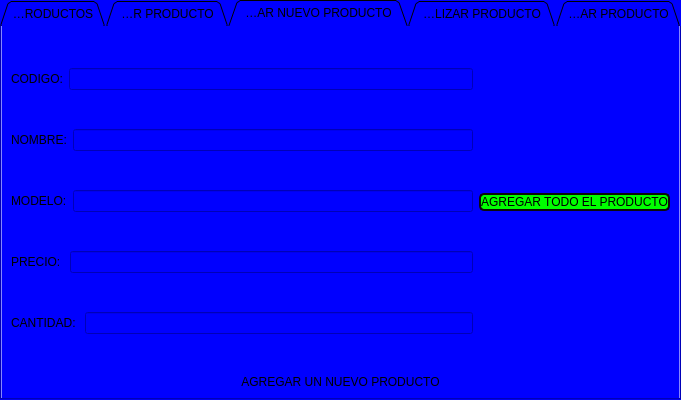
<?xml version="1.0" encoding="UTF-8"?>
<ui version="4.0">
 <class>Form</class>
 <widget class="QWidget" name="Form">
  <property name="geometry">
   <rect>
    <x>0</x>
    <y>0</y>
    <width>681</width>
    <height>400</height>
   </rect>
  </property>
  <property name="minimumSize">
   <size>
    <width>681</width>
    <height>400</height>
   </size>
  </property>
  <property name="maximumSize">
   <size>
    <width>681</width>
    <height>400</height>
   </size>
  </property>
  <property name="windowTitle">
   <string>REGISTRO DE PRODUCTOS</string>
  </property>
  <property name="styleSheet">
   <string notr="true">background-color: rgb(0, 0, 255);</string>
  </property>
  <widget class="QTabWidget" name="pantalla">
   <property name="geometry">
    <rect>
     <x>0</x>
     <y>0</y>
     <width>681</width>
     <height>400</height>
    </rect>
   </property>
   <property name="minimumSize">
    <size>
     <width>681</width>
     <height>400</height>
    </size>
   </property>
   <property name="styleSheet">
    <string notr="true">color: rgb(0, 0, 0);
background-color: rgb(255, 255, 255);

QPushButton{
	border: 2px solid #8f8f91;  /* Define el color del borde y el grosor */
    border-radius: 10px;  /* Define el radio del borde, cuanto mayor el número, más redondeado */
}

QLabel{
	font: 16pt &quot;MS Shell Dlg 2&quot;;
}

</string>
   </property>
   <property name="tabPosition">
    <enum>QTabWidget::North</enum>
   </property>
   <property name="tabShape">
    <enum>QTabWidget::Triangular</enum>
   </property>
   <property name="currentIndex">
    <number>2</number>
   </property>
   <property name="iconSize">
    <size>
     <width>16</width>
     <height>16</height>
    </size>
   </property>
   <property name="elideMode">
    <enum>Qt::ElideLeft</enum>
   </property>
   <property name="usesScrollButtons">
    <bool>true</bool>
   </property>
   <property name="movable">
    <bool>false</bool>
   </property>
   <widget class="QWidget" name="todos_los_productos">
    <property name="statusTip">
     <string/>
    </property>
    <property name="styleSheet">
     <string notr="true"/>
    </property>
    <attribute name="title">
     <string>VER PRODUCTOS</string>
    </attribute>
    <layout class="QVBoxLayout" name="verticalLayout_7">
     <item>
      <layout class="QHBoxLayout" name="horizontalLayout_3">
       <item>
        <widget class="QTableWidget" name="tabla_productos">
         <property name="rowCount">
          <number>0</number>
         </property>
         <property name="columnCount">
          <number>5</number>
         </property>
         <column>
          <property name="text">
           <string>Codigo</string>
          </property>
          <property name="font">
           <font>
            <weight>75</weight>
            <bold>true</bold>
           </font>
          </property>
          <property name="textAlignment">
           <set>AlignCenter</set>
          </property>
          <property name="background">
           <color>
            <red>255</red>
            <green>0</green>
            <blue>191</blue>
           </color>
          </property>
         </column>
         <column>
          <property name="text">
           <string>Nombre</string>
          </property>
          <property name="font">
           <font>
            <weight>75</weight>
            <bold>true</bold>
           </font>
          </property>
          <property name="textAlignment">
           <set>AlignCenter</set>
          </property>
          <property name="background">
           <color>
            <red>85</red>
            <green>255</green>
            <blue>127</blue>
           </color>
          </property>
         </column>
         <column>
          <property name="text">
           <string>Modelo</string>
          </property>
          <property name="font">
           <font>
            <weight>75</weight>
            <bold>true</bold>
           </font>
          </property>
          <property name="textAlignment">
           <set>AlignCenter</set>
          </property>
          <property name="background">
           <color>
            <red>255</red>
            <green>248</green>
            <blue>53</blue>
           </color>
          </property>
         </column>
         <column>
          <property name="text">
           <string>Precio</string>
          </property>
          <property name="font">
           <font>
            <weight>75</weight>
            <bold>true</bold>
           </font>
          </property>
          <property name="textAlignment">
           <set>AlignCenter</set>
          </property>
          <property name="background">
           <color>
            <red>0</red>
            <green>170</green>
            <blue>127</blue>
           </color>
          </property>
         </column>
         <column>
          <property name="text">
           <string>Cantidad</string>
          </property>
          <property name="font">
           <font>
            <weight>75</weight>
            <bold>true</bold>
           </font>
          </property>
          <property name="textAlignment">
           <set>AlignCenter</set>
          </property>
          <property name="background">
           <color>
            <red>255</red>
            <green>170</green>
            <blue>0</blue>
           </color>
          </property>
         </column>
        </widget>
       </item>
       <item>
        <layout class="QVBoxLayout" name="verticalLayout_5">
         <item>
          <spacer name="verticalSpacer">
           <property name="orientation">
            <enum>Qt::Vertical</enum>
           </property>
           <property name="sizeHint" stdset="0">
            <size>
             <width>20</width>
             <height>40</height>
            </size>
           </property>
          </spacer>
         </item>
         <item>
          <widget class="QPushButton" name="bt_refrescar">
           <property name="minimumSize">
            <size>
             <width>0</width>
             <height>0</height>
            </size>
           </property>
           <property name="styleSheet">
            <string notr="true">background-color: rgb(255, 255, 255);
color: rgb(0, 0, 0);
font: 75 10pt &quot;MS Shell Dlg 2&quot;;

border: 2px solid #0b0b0b;  /* Define el color del borde y el grosor */
border-radius: 5px;  /* Define el radio del borde, cuanto mayor el número, más redondeado */
</string>
           </property>
           <property name="text">
            <string>REFRESCAR</string>
           </property>
          </widget>
         </item>
         <item>
          <spacer name="verticalSpacer_2">
           <property name="orientation">
            <enum>Qt::Vertical</enum>
           </property>
           <property name="sizeHint" stdset="0">
            <size>
             <width>20</width>
             <height>40</height>
            </size>
           </property>
          </spacer>
         </item>
        </layout>
       </item>
      </layout>
     </item>
     <item>
      <widget class="QLabel" name="label_14">
       <property name="styleSheet">
        <string notr="true">font: 16pt &quot;MS Shell Dlg 2&quot;;</string>
       </property>
       <property name="text">
        <string>VER TODOS LOS PRODUCTOS</string>
       </property>
       <property name="alignment">
        <set>Qt::AlignCenter</set>
       </property>
       <property name="textInteractionFlags">
        <set>Qt::NoTextInteraction</set>
       </property>
      </widget>
     </item>
    </layout>
   </widget>
   <widget class="QWidget" name="buscar_producto">
    <attribute name="title">
     <string>BUSCAR PRODUCTO</string>
    </attribute>
    <layout class="QVBoxLayout" name="verticalLayout_6">
     <item>
      <layout class="QHBoxLayout" name="horizontalLayout_4">
       <item>
        <widget class="QLabel" name="label_Nombre_de_producto">
         <property name="text">
          <string>NOMBRE DEL PRODUCTO</string>
         </property>
        </widget>
       </item>
       <item>
        <widget class="QLineEdit" name="codigoB">
         <property name="text">
          <string/>
         </property>
        </widget>
       </item>
       <item>
        <widget class="QPushButton" name="bt_buscar">
         <property name="styleSheet">
          <string notr="true">background-color: rgb(255, 255, 255);
color: rgb(0, 0, 0);
font: 75 10pt &quot;MS Shell Dlg 2&quot;;
border: 2px solid #0b0b0b;  /* Define el color del borde y el grosor */
border-radius: 5px;  /* Define el radio del borde, cuanto mayor el número, más redondeado */</string>
         </property>
         <property name="text">
          <string>BUSCAR</string>
         </property>
        </widget>
       </item>
      </layout>
     </item>
     <item>
      <widget class="QTableWidget" name="tabla_buscar">
       <property name="rowCount">
        <number>0</number>
       </property>
       <property name="columnCount">
        <number>5</number>
       </property>
       <column>
        <property name="text">
         <string>Codigo</string>
        </property>
        <property name="font">
         <font>
          <weight>75</weight>
          <bold>true</bold>
         </font>
        </property>
        <property name="textAlignment">
         <set>AlignCenter</set>
        </property>
        <property name="background">
         <color>
          <red>255</red>
          <green>0</green>
          <blue>191</blue>
         </color>
        </property>
       </column>
       <column>
        <property name="text">
         <string>Nombre</string>
        </property>
        <property name="font">
         <font>
          <weight>75</weight>
          <bold>true</bold>
         </font>
        </property>
        <property name="textAlignment">
         <set>AlignCenter</set>
        </property>
        <property name="background">
         <color>
          <red>85</red>
          <green>255</green>
          <blue>127</blue>
         </color>
        </property>
       </column>
       <column>
        <property name="text">
         <string>Modelo</string>
        </property>
        <property name="font">
         <font>
          <weight>75</weight>
          <bold>true</bold>
         </font>
        </property>
        <property name="textAlignment">
         <set>AlignCenter</set>
        </property>
        <property name="background">
         <color>
          <red>255</red>
          <green>248</green>
          <blue>53</blue>
         </color>
        </property>
       </column>
       <column>
        <property name="text">
         <string>Precio</string>
        </property>
        <property name="font">
         <font>
          <weight>75</weight>
          <bold>true</bold>
         </font>
        </property>
        <property name="textAlignment">
         <set>AlignCenter</set>
        </property>
        <property name="background">
         <color>
          <red>0</red>
          <green>170</green>
          <blue>127</blue>
         </color>
        </property>
       </column>
       <column>
        <property name="text">
         <string>Cantidad</string>
        </property>
        <property name="font">
         <font>
          <weight>75</weight>
          <bold>true</bold>
         </font>
        </property>
        <property name="textAlignment">
         <set>AlignCenter</set>
        </property>
        <property name="background">
         <color>
          <red>255</red>
          <green>170</green>
          <blue>0</blue>
         </color>
        </property>
       </column>
      </widget>
     </item>
     <item>
      <widget class="QLabel" name="label_15">
       <property name="styleSheet">
        <string notr="true">font: 16pt &quot;MS Shell Dlg 2&quot;;</string>
       </property>
       <property name="text">
        <string>BUSCAR UN PRODUCTO</string>
       </property>
       <property name="alignment">
        <set>Qt::AlignCenter</set>
       </property>
      </widget>
     </item>
    </layout>
   </widget>
   <widget class="QWidget" name="add_producto">
    <attribute name="title">
     <string>AGREGAR NUEVO PRODUCTO</string>
    </attribute>
    <layout class="QVBoxLayout" name="verticalLayout_2">
     <item>
      <layout class="QHBoxLayout" name="horizontalLayout_13">
       <item>
        <layout class="QVBoxLayout" name="verticalLayout">
         <item>
          <layout class="QHBoxLayout" name="horizontalLayout">
           <item>
            <widget class="QLabel" name="label_2">
             <property name="text">
              <string>CODIGO:</string>
             </property>
            </widget>
           </item>
           <item>
            <widget class="QLineEdit" name="codigoA"/>
           </item>
          </layout>
         </item>
         <item>
          <layout class="QHBoxLayout" name="horizontalLayout_5">
           <item>
            <widget class="QLabel" name="label_3">
             <property name="text">
              <string>NOMBRE:</string>
             </property>
            </widget>
           </item>
           <item>
            <widget class="QLineEdit" name="nombreA"/>
           </item>
          </layout>
         </item>
         <item>
          <layout class="QHBoxLayout" name="horizontalLayout_6">
           <item>
            <widget class="QLabel" name="label_4">
             <property name="text">
              <string>MODELO:</string>
             </property>
            </widget>
           </item>
           <item>
            <widget class="QLineEdit" name="modeloA"/>
           </item>
          </layout>
         </item>
         <item>
          <layout class="QHBoxLayout" name="horizontalLayout_7">
           <item>
            <widget class="QLabel" name="label_5">
             <property name="text">
              <string>PRECIO: </string>
             </property>
            </widget>
           </item>
           <item>
            <widget class="QLineEdit" name="precioA"/>
           </item>
          </layout>
         </item>
         <item>
          <layout class="QHBoxLayout" name="horizontalLayout_12">
           <item>
            <widget class="QLabel" name="label_6">
             <property name="text">
              <string>CANTIDAD: </string>
             </property>
            </widget>
           </item>
           <item>
            <widget class="QLineEdit" name="cantidadA"/>
           </item>
          </layout>
         </item>
        </layout>
       </item>
       <item>
        <layout class="QVBoxLayout" name="verticalLayout_8">
         <item>
          <spacer name="verticalSpacer_5">
           <property name="orientation">
            <enum>Qt::Vertical</enum>
           </property>
           <property name="sizeHint" stdset="0">
            <size>
             <width>20</width>
             <height>40</height>
            </size>
           </property>
          </spacer>
         </item>
         <item>
          <widget class="QPushButton" name="bt_agregar">
           <property name="styleSheet">
            <string notr="true">font: 75 10pt &quot;MS Shell Dlg 2&quot;;
background-color: rgb(0, 255, 0);
color: rgb(0, 0, 0);

border: 2px solid #0b0b0b;  /* Define el color del borde y el grosor */
border-radius: 5px;  /* Define el radio del borde, cuanto mayor el número, más redondeado */</string>
           </property>
           <property name="text">
            <string>AGREGAR TODO EL PRODUCTO</string>
           </property>
          </widget>
         </item>
         <item>
          <spacer name="verticalSpacer_6">
           <property name="orientation">
            <enum>Qt::Vertical</enum>
           </property>
           <property name="sizeHint" stdset="0">
            <size>
             <width>20</width>
             <height>40</height>
            </size>
           </property>
          </spacer>
         </item>
        </layout>
       </item>
      </layout>
     </item>
     <item>
      <widget class="QLabel" name="l_agregar_producto_nuevo">
       <property name="styleSheet">
        <string notr="true">font: 16pt &quot;MS Shell Dlg 2&quot;;</string>
       </property>
       <property name="text">
        <string>AGREGAR UN NUEVO PRODUCTO</string>
       </property>
       <property name="alignment">
        <set>Qt::AlignCenter</set>
       </property>
      </widget>
     </item>
    </layout>
   </widget>
   <widget class="QWidget" name="mod_producto">
    <attribute name="title">
     <string>ACTUALIZAR PRODUCTO</string>
    </attribute>
    <layout class="QVBoxLayout" name="verticalLayout_10">
     <item>
      <layout class="QHBoxLayout" name="horizontalLayout_8">
       <item>
        <widget class="QLabel" name="label_13">
         <property name="text">
          <string>INGRESE EL CÓDIGO DEL PRODUCTO</string>
         </property>
        </widget>
       </item>
       <item>
        <widget class="QLineEdit" name="id_producto"/>
       </item>
       <item>
        <widget class="QPushButton" name="id_buscar">
         <property name="styleSheet">
          <string notr="true">background-color: rgb(255, 255, 255);</string>
         </property>
         <property name="text">
          <string>BUSCAR</string>
         </property>
        </widget>
       </item>
      </layout>
     </item>
     <item>
      <layout class="QHBoxLayout" name="horizontalLayout_9">
       <item>
        <layout class="QHBoxLayout" name="horizontalLayout_2">
         <item>
          <layout class="QVBoxLayout" name="verticalLayout_4">
           <property name="spacing">
            <number>0</number>
           </property>
           <property name="sizeConstraint">
            <enum>QLayout::SetDefaultConstraint</enum>
           </property>
           <property name="leftMargin">
            <number>2</number>
           </property>
           <property name="topMargin">
            <number>0</number>
           </property>
           <property name="rightMargin">
            <number>0</number>
           </property>
           <property name="bottomMargin">
            <number>0</number>
           </property>
           <item>
            <widget class="QLabel" name="label_7">
             <property name="text">
              <string>CODIGO:</string>
             </property>
            </widget>
           </item>
           <item>
            <widget class="QLabel" name="label_8">
             <property name="text">
              <string>NOMBRE:</string>
             </property>
            </widget>
           </item>
           <item>
            <widget class="QLabel" name="label_9">
             <property name="text">
              <string>MODELO:</string>
             </property>
            </widget>
           </item>
           <item>
            <widget class="QLabel" name="label_10">
             <property name="text">
              <string>PRECIO: </string>
             </property>
            </widget>
           </item>
           <item>
            <widget class="QLabel" name="label_11">
             <property name="text">
              <string>CANTIDAD: </string>
             </property>
            </widget>
           </item>
          </layout>
         </item>
         <item>
          <layout class="QVBoxLayout" name="verticalLayout_3">
           <property name="spacing">
            <number>20</number>
           </property>
           <item>
            <widget class="QLineEdit" name="codigo_actualizar"/>
           </item>
           <item>
            <widget class="QLineEdit" name="nombre_actualizar"/>
           </item>
           <item>
            <widget class="QLineEdit" name="modelo_actualizar"/>
           </item>
           <item>
            <widget class="QLineEdit" name="precio_actualizar"/>
           </item>
           <item>
            <widget class="QLineEdit" name="cantidad_actualizar"/>
           </item>
          </layout>
         </item>
        </layout>
       </item>
       <item>
        <layout class="QVBoxLayout" name="verticalLayout_9">
         <item>
          <spacer name="verticalSpacer_7">
           <property name="orientation">
            <enum>Qt::Vertical</enum>
           </property>
           <property name="sizeHint" stdset="0">
            <size>
             <width>20</width>
             <height>40</height>
            </size>
           </property>
          </spacer>
         </item>
         <item>
          <widget class="QPushButton" name="bt_actualizar">
           <property name="styleSheet">
            <string notr="true">font: 75 10pt &quot;MS Shell Dlg 2&quot;;
background-color: rgb(0, 255, 0);
color: rgb(0, 0, 0);
</string>
           </property>
           <property name="text">
            <string>MODIFICAR</string>
           </property>
          </widget>
         </item>
         <item>
          <spacer name="verticalSpacer_8">
           <property name="orientation">
            <enum>Qt::Vertical</enum>
           </property>
           <property name="sizeHint" stdset="0">
            <size>
             <width>20</width>
             <height>40</height>
            </size>
           </property>
          </spacer>
         </item>
        </layout>
       </item>
      </layout>
     </item>
     <item>
      <widget class="QLabel" name="l_modificar_producto">
       <property name="styleSheet">
        <string notr="true">font: 16pt &quot;MS Shell Dlg 2&quot;;</string>
       </property>
       <property name="text">
        <string>MODIFICAR UN PRODUCTO EXISTENTE</string>
       </property>
       <property name="alignment">
        <set>Qt::AlignCenter</set>
       </property>
      </widget>
     </item>
    </layout>
   </widget>
   <widget class="QWidget" name="borrar_producto">
    <attribute name="title">
     <string>BORRAR PRODUCTO</string>
    </attribute>
    <layout class="QVBoxLayout" name="verticalLayout_12">
     <item>
      <layout class="QHBoxLayout" name="horizontalLayout_10">
       <item>
        <widget class="QLabel" name="label_12">
         <property name="text">
          <string>CODIGO:</string>
         </property>
        </widget>
       </item>
       <item>
        <widget class="QLineEdit" name="codigo_borrar">
         <property name="text">
          <string/>
         </property>
        </widget>
       </item>
       <item>
        <widget class="QPushButton" name="borrar_ok">
         <property name="styleSheet">
          <string notr="true">background-color: rgb(255, 255, 255);</string>
         </property>
         <property name="text">
          <string>BUSCAR</string>
         </property>
        </widget>
       </item>
      </layout>
     </item>
     <item>
      <layout class="QHBoxLayout" name="horizontalLayout_11">
       <item>
        <widget class="QTableWidget" name="tabla_borrar">
         <property name="rowCount">
          <number>0</number>
         </property>
         <property name="columnCount">
          <number>5</number>
         </property>
         <column>
          <property name="text">
           <string>Codigo</string>
          </property>
          <property name="font">
           <font>
            <weight>75</weight>
            <bold>true</bold>
           </font>
          </property>
          <property name="textAlignment">
           <set>AlignCenter</set>
          </property>
          <property name="background">
           <color>
            <red>255</red>
            <green>0</green>
            <blue>191</blue>
           </color>
          </property>
         </column>
         <column>
          <property name="text">
           <string>Nombre</string>
          </property>
          <property name="font">
           <font>
            <weight>75</weight>
            <bold>true</bold>
           </font>
          </property>
          <property name="textAlignment">
           <set>AlignCenter</set>
          </property>
          <property name="background">
           <color>
            <red>85</red>
            <green>255</green>
            <blue>127</blue>
           </color>
          </property>
         </column>
         <column>
          <property name="text">
           <string>Modelo</string>
          </property>
          <property name="font">
           <font>
            <weight>75</weight>
            <bold>true</bold>
           </font>
          </property>
          <property name="textAlignment">
           <set>AlignCenter</set>
          </property>
          <property name="background">
           <color>
            <red>255</red>
            <green>248</green>
            <blue>53</blue>
           </color>
          </property>
         </column>
         <column>
          <property name="text">
           <string>Precio</string>
          </property>
          <property name="font">
           <font>
            <weight>75</weight>
            <bold>true</bold>
           </font>
          </property>
          <property name="textAlignment">
           <set>AlignCenter</set>
          </property>
          <property name="background">
           <color>
            <red>0</red>
            <green>170</green>
            <blue>127</blue>
           </color>
          </property>
         </column>
         <column>
          <property name="text">
           <string>Cantidad</string>
          </property>
          <property name="font">
           <font>
            <weight>75</weight>
            <bold>true</bold>
           </font>
          </property>
          <property name="textAlignment">
           <set>AlignCenter</set>
          </property>
          <property name="background">
           <color>
            <red>255</red>
            <green>170</green>
            <blue>0</blue>
           </color>
          </property>
         </column>
        </widget>
       </item>
       <item>
        <layout class="QVBoxLayout" name="verticalLayout_11">
         <item>
          <spacer name="verticalSpacer_9">
           <property name="orientation">
            <enum>Qt::Vertical</enum>
           </property>
           <property name="sizeHint" stdset="0">
            <size>
             <width>20</width>
             <height>40</height>
            </size>
           </property>
          </spacer>
         </item>
         <item>
          <widget class="QPushButton" name="bt_borrar">
           <property name="styleSheet">
            <string notr="true">background-color: rgb(255, 0, 0);
color: rgb(255, 255, 255);
font: 75 10pt &quot;MS Shell Dlg 2&quot;;</string>
           </property>
           <property name="text">
            <string>ELIMINAR</string>
           </property>
          </widget>
         </item>
         <item>
          <spacer name="verticalSpacer_10">
           <property name="orientation">
            <enum>Qt::Vertical</enum>
           </property>
           <property name="sizeHint" stdset="0">
            <size>
             <width>20</width>
             <height>40</height>
            </size>
           </property>
          </spacer>
         </item>
        </layout>
       </item>
      </layout>
     </item>
     <item>
      <widget class="QLabel" name="label_18">
       <property name="styleSheet">
        <string notr="true">font: 16pt &quot;MS Shell Dlg 2&quot;;</string>
       </property>
       <property name="text">
        <string>ELIMINAR UN PRODUCTO</string>
       </property>
       <property name="alignment">
        <set>Qt::AlignCenter</set>
       </property>
      </widget>
     </item>
    </layout>
   </widget>
  </widget>
 </widget>
 <resources/>
 <connections/>
</ui>
